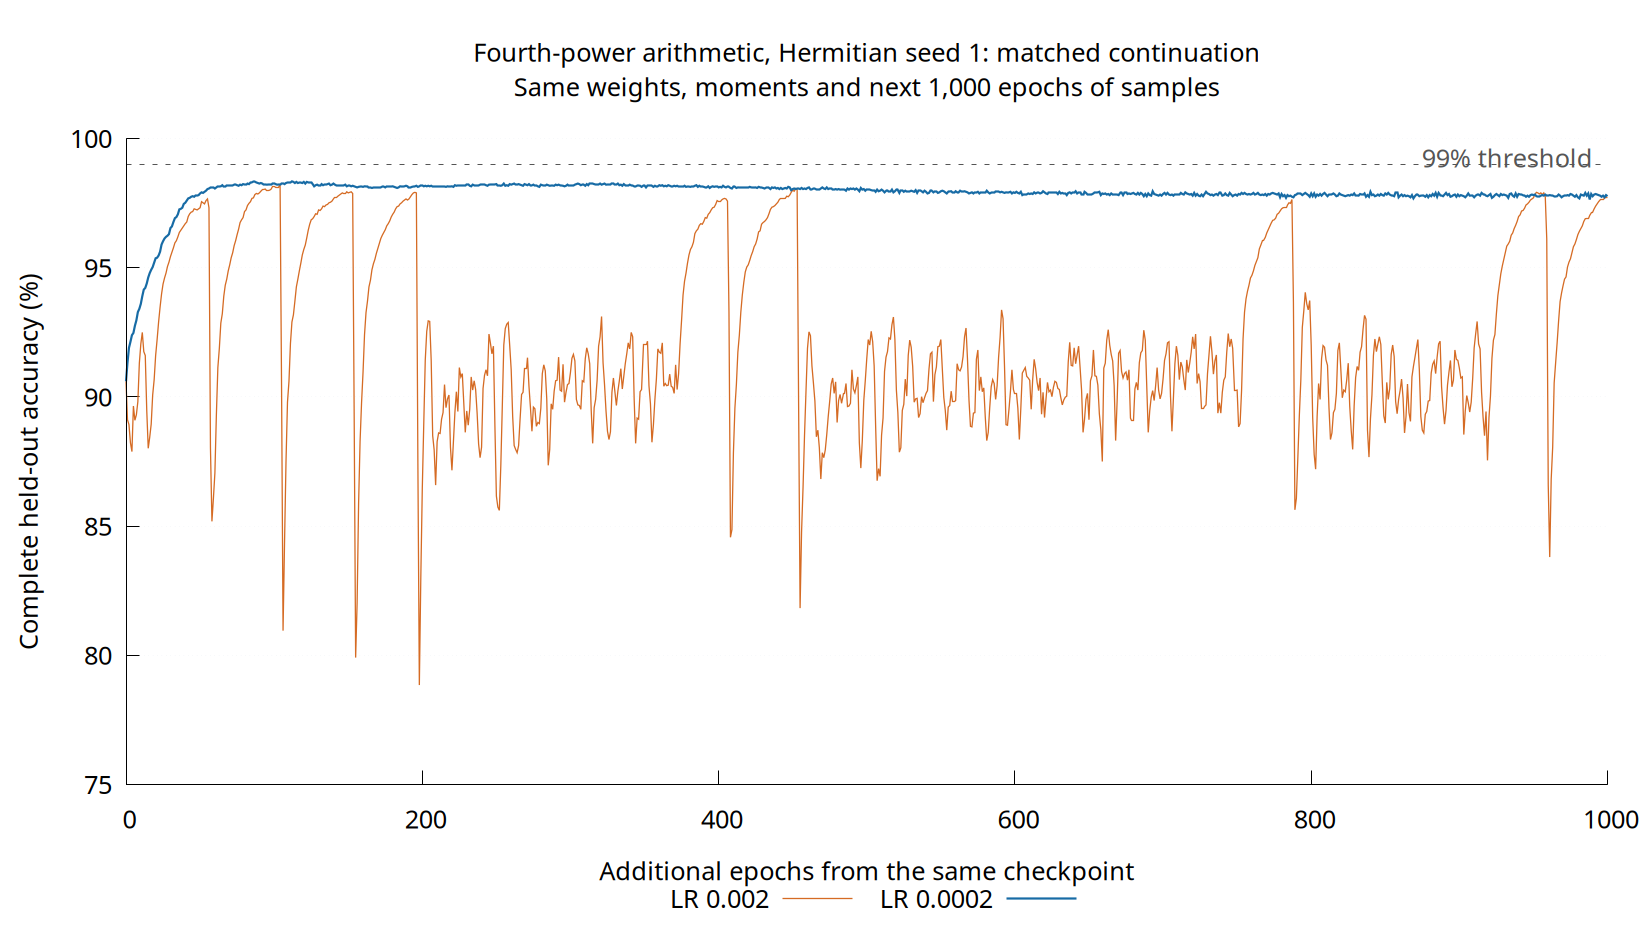

gnuplot code for this plot:
# Run from this directory. No smoothing or omitted observations.
set encoding utf8
set datafile separator "\t"
set border 3
set tics nomirror
set grid ytics lc rgb "#d9e0e8"
set xrange [0:1000]
set yrange [75:100]
set ytics 5
set xlabel "Additional epochs from the same checkpoint"
set ylabel "Complete held-out accuracy (%)"
set title "Fourth-power arithmetic, Hermitian seed 1: matched continuation\nSame weights, moments and next 1,000 epochs of samples"
set key outside below horizontal
set arrow 1 from graph 0, first 99 to graph 1, first 99 nohead dt 2 lc rgb "#555555"
set label 1 "99% threshold" at graph 0.99, first 99.25 right tc rgb "#555555"
set terminal svg size 1100,620 dynamic enhanced font "sans,15"
set output "pow4-lr-continuation.svg"
plot "pow4-lr-continuation.tsv" using 1:4 with lines lw 1.3 lc rgb "#d56b24" title "LR 0.002", \
     "pow4-lr-continuation.tsv" using 1:6 with lines lw 2.2 lc rgb "#176ba5" title "LR 0.0002"
set terminal pngcairo size 1650,930 enhanced font "sans,19"
set output "pow4-lr-continuation.png"
replot
unset output
